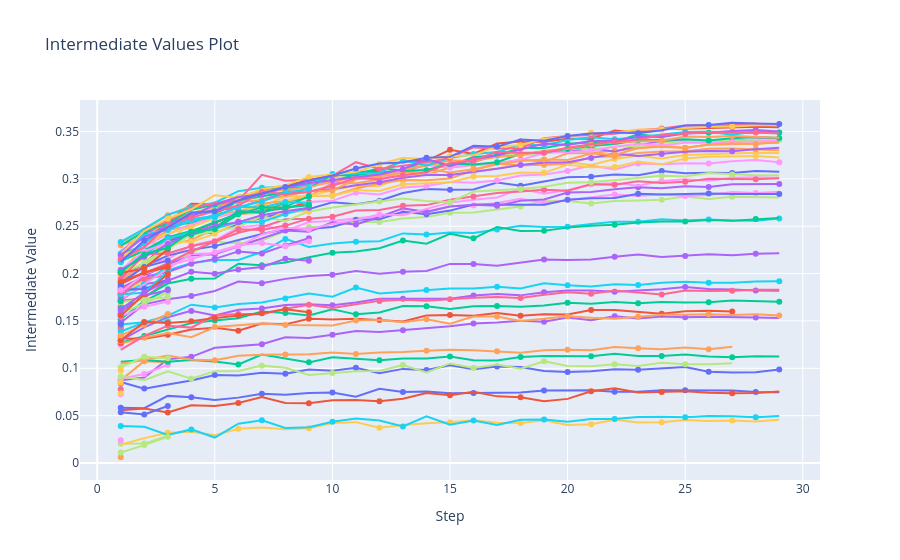

Notebook code for this chart:
### Code cell
optuna.visualization.plot_intermediate_values(study).show()

### Figure 1 — Plotly figure (JSON) as saved in the notebook; plotly's stock layout.template omitted (floating-point values rounded to 4 significant figures)
{"data": [{"marker": {"maxdisplayed": 10}, "mode": "lines+markers", "name": "Trial0", "type": "scatter", "x": [1, 2, 3, 4, 5, 6, 7, 8, 9, 10, 11, 12, 13, 14, 15, 16, 17, 18, 19, 20, 21, 22, 23, 24, 25, 26, 27, 28, 29], "y": [0.05834, 0.05789, 0.07088, 0.06956, 0.06662, 0.06903, 0.07306, 0.07203, 0.07387, 0.07447, 0.07009, 0.07842, 0.07491, 0.07557, 0.0736, 0.07381, 0.07426, 0.07444, 0.07668, 0.07641, 0.07676, 0.07524, 0.07525, 0.07671, 0.07681, 0.07651, 0.07662, 0.07505, 0.07484]}, {"marker": {"maxdisplayed": 10}, "mode": "lines+markers", "name": "Trial1", "type": "scatter", "x": [1, 2, 3, 4, 5, 6, 7, 8, 9, 10, 11, 12, 13, 14, 15, 16, 17, 18, 19, 20, 21, 22, 23, 24, 25, 26, 27, 28, 29], "y": [0.0556, 0.05752, 0.05329, 0.06105, 0.06012, 0.06336, 0.06959, 0.06341, 0.06299, 0.06627, 0.0666, 0.0651, 0.06787, 0.07398, 0.07153, 0.0751, 0.07038, 0.06945, 0.06529, 0.06771, 0.07576, 0.07885, 0.07438, 0.07493, 0.0757, 0.07431, 0.0736, 0.07399, 0.07543]}, {"marker": {"maxdisplayed": 10}, "mode": "lines+markers", "name": "Trial2", "type": "scatter", "x": [1, 2, 3, 4, 5, 6, 7, 8, 9, 10, 11, 12, 13, 14, 15, 16, 17, 18, 19, 20, 21, 22, 23, 24, 25, 26, 27, 28, 29], "y": [0.1271, 0.1341, 0.141, 0.1479, 0.1505, 0.1528, 0.1601, 0.1583, 0.1558, 0.1623, 0.1569, 0.1589, 0.1658, 0.1654, 0.1627, 0.1654, 0.1657, 0.1649, 0.1663, 0.1693, 0.1681, 0.1701, 0.1686, 0.1699, 0.1695, 0.1696, 0.1714, 0.1708, 0.1702]}, {"marker": {"maxdisplayed": 10}, "mode": "lines+markers", "name": "Trial3", "type": "scatter", "x": [1, 2, 3, 4, 5, 6, 7, 8, 9, 10, 11, 12, 13, 14, 15, 16, 17, 18, 19, 20, 21, 22, 23, 24, 25, 26, 27, 28, 29], "y": [0.08748, 0.0903, 0.1097, 0.1121, 0.1217, 0.1237, 0.1253, 0.1327, 0.1319, 0.1354, 0.1394, 0.1384, 0.1402, 0.1429, 0.1443, 0.1473, 0.1483, 0.1502, 0.1491, 0.1537, 0.1507, 0.155, 0.1527, 0.1547, 0.154, 0.1544, 0.1536, 0.1535, 0.1531]}, {"marker": {"maxdisplayed": 10}, "mode": "lines+markers", "name": "Trial4", "type": "scatter", "x": [1, 2, 3], "y": [0.08745, 0.1076, 0.1063]}, {"marker": {"maxdisplayed": 10}, "mode": "lines+markers", "name": "Trial5", "type": "scatter", "x": [1, 2, 3, 4, 5, 6, 7, 8, 9, 10, 11, 12, 13, 14, 15, 16, 17, 18, 19, 20, 21, 22, 23, 24, 25, 26, 27, 28, 29], "y": [0.1803, 0.1931, 0.2033, 0.2111, 0.2142, 0.2143, 0.2228, 0.2366, 0.228, 0.2317, 0.2335, 0.2342, 0.2424, 0.2413, 0.2434, 0.2428, 0.2465, 0.2504, 0.2492, 0.2493, 0.2524, 0.2547, 0.2548, 0.2573, 0.2561, 0.2571, 0.2561, 0.2558, 0.2581]}, {"marker": {"maxdisplayed": 10}, "mode": "lines+markers", "name": "Trial6", "type": "scatter", "x": [1], "y": [0.07785]}, {"marker": {"maxdisplayed": 10}, "mode": "lines+markers", "name": "Trial7", "type": "scatter", "x": [1, 2, 3], "y": [0.02029, 0.02052, 0.02893]}, {"marker": {"maxdisplayed": 10}, "mode": "lines+markers", "name": "Trial8", "type": "scatter", "x": [1], "y": [0.07258]}, {"marker": {"maxdisplayed": 10}, "mode": "lines+markers", "name": "Trial9", "type": "scatter", "x": [1, 2, 3, 4, 5, 6, 7, 8, 9, 10, 11, 12, 13, 14, 15, 16, 17, 18, 19, 20, 21, 22, 23, 24, 25, 26, 27, 28, 29], "y": [0.01928, 0.02628, 0.03184, 0.03301, 0.0294, 0.03616, 0.03762, 0.03576, 0.03663, 0.04222, 0.04317, 0.0372, 0.04013, 0.04208, 0.04294, 0.0451, 0.04259, 0.04221, 0.04515, 0.04024, 0.0409, 0.04573, 0.04267, 0.04301, 0.04547, 0.04444, 0.04495, 0.04382, 0.04568]}, {"marker": {"maxdisplayed": 10}, "mode": "lines+markers", "name": "Trial10", "type": "scatter", "x": [1], "y": [0.1652]}, {"marker": {"maxdisplayed": 10}, "mode": "lines+markers", "name": "Trial11", "type": "scatter", "x": [1], "y": [0.148]}, {"marker": {"maxdisplayed": 10}, "mode": "lines+markers", "name": "Trial12", "type": "scatter", "x": [1], "y": [0.1436]}, {"marker": {"maxdisplayed": 10}, "mode": "lines+markers", "name": "Trial13", "type": "scatter", "x": [1, 2, 3], "y": [0.1718, 0.1888, 0.1928]}, {"marker": {"maxdisplayed": 10}, "mode": "lines+markers", "name": "Trial14", "type": "scatter", "x": [1], "y": [0.1457]}, {"marker": {"maxdisplayed": 10}, "mode": "lines+markers", "name": "Trial15", "type": "scatter", "x": [1, 2, 3, 4, 5, 6, 7, 8, 9, 10, 11, 12, 13, 14, 15, 16, 17, 18, 19, 20, 21, 22, 23, 24, 25, 26, 27, 28, 29], "y": [0.1462, 0.1487, 0.1556, 0.1672, 0.1643, 0.1679, 0.1694, 0.1738, 0.1789, 0.1755, 0.1852, 0.1789, 0.1805, 0.1828, 0.1843, 0.1842, 0.1861, 0.1843, 0.1897, 0.1876, 0.1865, 0.1887, 0.1879, 0.1902, 0.1914, 0.1902, 0.1904, 0.1915, 0.1918]}, {"marker": {"maxdisplayed": 10}, "mode": "lines+markers", "name": "Trial16", "type": "scatter", "x": [1, 2, 3], "y": [0.1712, 0.1741, 0.1928]}, {"marker": {"maxdisplayed": 10}, "mode": "lines+markers", "name": "Trial17", "type": "scatter", "x": [1, 2, 3, 4, 5, 6, 7, 8, 9, 10, 11, 12, 13, 14, 15, 16, 17, 18, 19, 20, 21, 22, 23, 24, 25, 26, 27, 28, 29], "y": [0.1767, 0.2001, 0.2098, 0.2222, 0.2339, 0.2318, 0.235, 0.2447, 0.2492, 0.2496, 0.2547, 0.2544, 0.2581, 0.2596, 0.2642, 0.2646, 0.2677, 0.2709, 0.277, 0.2765, 0.2739, 0.2767, 0.2772, 0.2779, 0.2814, 0.2788, 0.281, 0.2804, 0.2803]}, {"marker": {"maxdisplayed": 10}, "mode": "lines+markers", "name": "Trial19", "type": "scatter", "x": [1, 2, 3, 4, 5, 6, 7, 8, 9, 10, 11, 12, 13, 14, 15, 16, 17, 18, 19, 20, 21, 22, 23, 24, 25, 26, 27, 28, 29], "y": [0.1947, 0.2098, 0.2152, 0.2298, 0.2351, 0.2488, 0.2513, 0.245, 0.2544, 0.2554, 0.2583, 0.2604, 0.2641, 0.2656, 0.2712, 0.2719, 0.2746, 0.2789, 0.2744, 0.2774, 0.2801, 0.2835, 0.2819, 0.2837, 0.2818, 0.283, 0.2862, 0.2851, 0.2863]}, {"marker": {"maxdisplayed": 10}, "mode": "lines+markers", "name": "Trial22", "type": "scatter", "x": [1, 2, 3], "y": [0.1771, 0.1933, 0.2056]}, {"marker": {"maxdisplayed": 10}, "mode": "lines+markers", "name": "Trial23", "type": "scatter", "x": [1, 2, 3, 4, 5, 6, 7, 8, 9, 10, 11, 12, 13, 14, 15, 16, 17, 18, 19, 20, 21, 22, 23, 24, 25, 26, 27, 28, 29], "y": [0.1893, 0.2079, 0.2189, 0.225, 0.229, 0.2356, 0.2418, 0.247, 0.247, 0.2493, 0.2567, 0.2572, 0.2652, 0.2627, 0.2665, 0.2729, 0.2728, 0.2727, 0.2726, 0.2779, 0.2795, 0.2798, 0.2842, 0.2835, 0.2839, 0.2845, 0.284, 0.284, 0.284]}, {"marker": {"maxdisplayed": 10}, "mode": "lines+markers", "name": "Trial24", "type": "scatter", "x": [1], "y": [0.1567]}, {"marker": {"maxdisplayed": 10}, "mode": "lines+markers", "name": "Trial25", "type": "scatter", "x": [1], "y": [0.151]}, {"marker": {"maxdisplayed": 10}, "mode": "lines+markers", "name": "Trial26", "type": "scatter", "x": [1, 2, 3, 4, 5, 6, 7, 8, 9], "y": [0.1849, 0.1966, 0.2017, 0.2105, 0.2155, 0.2234, 0.2213, 0.2297, 0.2372]}, {"marker": {"maxdisplayed": 10}, "mode": "lines+markers", "name": "Trial27", "type": "scatter", "x": [1, 2, 3, 4, 5, 6, 7, 8, 9, 10, 11, 12, 13, 14, 15, 16, 17, 18, 19, 20, 21, 22, 23, 24, 25, 26, 27, 28, 29], "y": [0.1921, 0.2119, 0.2297, 0.2355, 0.2472, 0.2629, 0.2641, 0.2739, 0.2815, 0.2955, 0.2953, 0.2994, 0.3074, 0.3042, 0.312, 0.3145, 0.316, 0.3205, 0.3179, 0.327, 0.3272, 0.3299, 0.3321, 0.3349, 0.3329, 0.336, 0.3364, 0.3373, 0.3381]}, {"marker": {"maxdisplayed": 10}, "mode": "lines+markers", "name": "Trial28", "type": "scatter", "x": [1], "y": [0.1704]}, {"marker": {"maxdisplayed": 10}, "mode": "lines+markers", "name": "Trial29", "type": "scatter", "x": [1], "y": [0.1416]}, {"marker": {"maxdisplayed": 10}, "mode": "lines+markers", "name": "Trial30", "type": "scatter", "x": [1], "y": [0.1555]}, {"marker": {"maxdisplayed": 10}, "mode": "lines+markers", "name": "Trial31", "type": "scatter", "x": [1, 2, 3], "y": [0.08895, 0.09404, 0.1037]}, {"marker": {"maxdisplayed": 10}, "mode": "lines+markers", "name": "Trial32", "type": "scatter", "x": [1, 2, 3, 4, 5, 6, 7, 8, 9, 10, 11, 12, 13, 14, 15, 16, 17, 18, 19, 20, 21, 22, 23, 24, 25, 26, 27, 28, 29], "y": [0.1978, 0.2329, 0.2306, 0.256, 0.26, 0.2648, 0.2715, 0.2809, 0.2823, 0.2879, 0.2927, 0.2922, 0.303, 0.3056, 0.3035, 0.3074, 0.3115, 0.3148, 0.3145, 0.3177, 0.3146, 0.3209, 0.3243, 0.3215, 0.3252, 0.3258, 0.3266, 0.3275, 0.3272]}, {"marker": {"maxdisplayed": 10}, "mode": "lines+markers", "name": "Trial33", "type": "scatter", "x": [1, 2, 3, 4, 5, 6, 7, 8, 9, 10, 11, 12, 13, 14, 15, 16, 17, 18, 19, 20, 21, 22, 23, 24, 25, 26, 27, 28, 29], "y": [0.2014, 0.2093, 0.2341, 0.2426, 0.2427, 0.2522, 0.2587, 0.2645, 0.268, 0.2753, 0.2731, 0.2768, 0.285, 0.2892, 0.2885, 0.2888, 0.2961, 0.2927, 0.2973, 0.3016, 0.3023, 0.3046, 0.3039, 0.3082, 0.3058, 0.3065, 0.3061, 0.3084, 0.3076]}, {"marker": {"maxdisplayed": 10}, "mode": "lines+markers", "name": "Trial34", "type": "scatter", "x": [1, 2, 3, 4, 5, 6, 7, 8, 9], "y": [0.2017, 0.2224, 0.2367, 0.2442, 0.2533, 0.2641, 0.2662, 0.2687, 0.2752]}, {"marker": {"maxdisplayed": 10}, "mode": "lines+markers", "name": "Trial35", "type": "scatter", "x": [1, 2, 3, 4, 5, 6, 7, 8, 9], "y": [0.2013, 0.2221, 0.2385, 0.2449, 0.2542, 0.2633, 0.2671, 0.2747, 0.281]}, {"marker": {"maxdisplayed": 10}, "mode": "lines+markers", "name": "Trial36", "type": "scatter", "x": [1, 2, 3, 4, 5, 6, 7, 8, 9, 10, 11, 12, 13, 14, 15, 16, 17, 18, 19, 20, 21, 22, 23, 24, 25, 26, 27, 28, 29], "y": [0.1804, 0.1975, 0.2098, 0.2191, 0.2204, 0.2288, 0.2373, 0.2453, 0.2442, 0.2541, 0.2519, 0.2597, 0.2688, 0.2651, 0.2707, 0.2728, 0.2715, 0.2767, 0.2781, 0.2855, 0.286, 0.289, 0.2912, 0.2901, 0.2922, 0.2913, 0.2943, 0.2942, 0.2945]}, {"marker": {"maxdisplayed": 10}, "mode": "lines+markers", "name": "Trial37", "type": "scatter", "x": [1], "y": [0.1653]}, {"marker": {"maxdisplayed": 10}, "mode": "lines+markers", "name": "Trial38", "type": "scatter", "x": [1, 2, 3], "y": [0.1781, 0.189, 0.2085]}, {"marker": {"maxdisplayed": 10}, "mode": "lines+markers", "name": "Trial39", "type": "scatter", "x": [1, 2, 3], "y": [0.1836, 0.1946, 0.1984]}, {"marker": {"maxdisplayed": 10}, "mode": "lines+markers", "name": "Trial40", "type": "scatter", "x": [1, 2, 3], "y": [0.1988, 0.2115, 0.2276]}, {"marker": {"maxdisplayed": 10}, "mode": "lines+markers", "name": "Trial41", "type": "scatter", "x": [1, 2, 3, 4, 5, 6, 7, 8, 9, 10, 11, 12, 13, 14, 15, 16, 17, 18, 19, 20, 21, 22, 23, 24, 25, 26, 27, 28, 29], "y": [0.1724, 0.1891, 0.2051, 0.2206, 0.2213, 0.2289, 0.241, 0.2484, 0.2468, 0.2524, 0.2566, 0.2624, 0.2617, 0.2683, 0.2749, 0.278, 0.2803, 0.2894, 0.2843, 0.2881, 0.2943, 0.2955, 0.2928, 0.2977, 0.2994, 0.2979, 0.3013, 0.3016, 0.3011]}, {"marker": {"maxdisplayed": 10}, "mode": "lines+markers", "name": "Trial42", "type": "scatter", "x": [1], "y": [0.1768]}, {"marker": {"maxdisplayed": 10}, "mode": "lines+markers", "name": "Trial43", "type": "scatter", "x": [1, 2, 3], "y": [0.1828, 0.1838, 0.1935]}, {"marker": {"maxdisplayed": 10}, "mode": "lines+markers", "name": "Trial45", "type": "scatter", "x": [1, 2, 3, 4, 5, 6, 7, 8, 9, 10, 11, 12, 13, 14, 15, 16, 17, 18, 19, 20, 21, 22, 23, 24, 25, 26, 27], "y": [0.1315, 0.1312, 0.1355, 0.1409, 0.1429, 0.1396, 0.1473, 0.1464, 0.1522, 0.1515, 0.1522, 0.151, 0.1495, 0.1556, 0.1564, 0.1556, 0.1582, 0.1554, 0.1571, 0.1568, 0.1615, 0.1615, 0.1593, 0.1576, 0.1601, 0.1607, 0.1599]}, {"marker": {"maxdisplayed": 10}, "mode": "lines+markers", "name": "Trial46", "type": "scatter", "x": [1, 2, 3], "y": [0.1517, 0.171, 0.1834]}, {"marker": {"maxdisplayed": 10}, "mode": "lines+markers", "name": "Trial47", "type": "scatter", "x": [1, 2, 3, 4, 5, 6, 7, 8, 9, 10, 11, 12, 13, 14, 15, 16, 17, 18, 19, 20, 21, 22, 23, 24, 25, 26, 27, 28, 29], "y": [0.2239, 0.24, 0.252, 0.2641, 0.2685, 0.2797, 0.284, 0.29, 0.2993, 0.2949, 0.3057, 0.3068, 0.3068, 0.3155, 0.3143, 0.3177, 0.3254, 0.3261, 0.3283, 0.3283, 0.3324, 0.3285, 0.3353, 0.3399, 0.34, 0.3403, 0.3402, 0.3417, 0.3431]}, {"marker": {"maxdisplayed": 10}, "mode": "lines+markers", "name": "Trial48", "type": "scatter", "x": [1], "y": [0.006096]}, {"marker": {"maxdisplayed": 10}, "mode": "lines+markers", "name": "Trial49", "type": "scatter", "x": [1, 2, 3], "y": [0.1783, 0.1798, 0.2024]}, {"marker": {"maxdisplayed": 10}, "mode": "lines+markers", "name": "Trial50", "type": "scatter", "x": [1], "y": [0.1253]}, {"marker": {"maxdisplayed": 10}, "mode": "lines+markers", "name": "Trial51", "type": "scatter", "x": [1, 2, 3, 4, 5, 6, 7, 8, 9, 10, 11, 12, 13, 14, 15, 16, 17, 18, 19, 20, 21, 22, 23, 24, 25, 26, 27, 28, 29], "y": [0.2327, 0.2427, 0.2472, 0.2626, 0.2691, 0.2828, 0.2846, 0.2909, 0.2921, 0.3017, 0.3018, 0.3047, 0.3084, 0.3164, 0.3143, 0.3193, 0.3253, 0.3252, 0.3256, 0.3328, 0.3309, 0.3338, 0.3344, 0.3377, 0.3396, 0.3402, 0.3399, 0.3414, 0.3411]}, {"marker": {"maxdisplayed": 10}, "mode": "lines+markers", "name": "Trial53", "type": "scatter", "x": [1, 2, 3, 4, 5, 6, 7, 8, 9, 10, 11, 12, 13, 14, 15, 16, 17, 18, 19, 20, 21, 22, 23, 24, 25, 26, 27, 28, 29], "y": [0.224, 0.2411, 0.2539, 0.2683, 0.2733, 0.2804, 0.2861, 0.285, 0.2939, 0.2955, 0.3046, 0.2992, 0.3088, 0.3145, 0.3118, 0.3151, 0.3168, 0.32, 0.3274, 0.3283, 0.3293, 0.334, 0.3371, 0.3352, 0.3382, 0.338, 0.3392, 0.3394, 0.3404]}, {"marker": {"maxdisplayed": 10}, "mode": "lines+markers", "name": "Trial54", "type": "scatter", "x": [1], "y": [0.1284]}, {"marker": {"maxdisplayed": 10}, "mode": "lines+markers", "name": "Trial55", "type": "scatter", "x": [1], "y": [0.1569]}, {"marker": {"maxdisplayed": 10}, "mode": "lines+markers", "name": "Trial56", "type": "scatter", "x": [1, 2, 3, 4, 5, 6, 7, 8, 9, 10, 11, 12, 13, 14, 15, 16, 17, 18, 19, 20, 21, 22, 23, 24, 25, 26, 27, 28, 29], "y": [0.2198, 0.245, 0.2544, 0.2738, 0.2732, 0.2783, 0.2881, 0.2927, 0.2986, 0.303, 0.3069, 0.3086, 0.3189, 0.319, 0.3306, 0.3263, 0.3373, 0.3394, 0.3391, 0.3423, 0.3424, 0.3511, 0.3489, 0.3524, 0.3532, 0.354, 0.3547, 0.3551, 0.3544]}, {"marker": {"maxdisplayed": 10}, "mode": "lines+markers", "name": "Trial57", "type": "scatter", "x": [1, 2, 3, 4, 5, 6, 7, 8, 9, 10, 11, 12, 13, 14, 15, 16, 17, 18, 19, 20, 21, 22, 23, 24, 25, 26, 27, 28, 29], "y": [0.2212, 0.2291, 0.2518, 0.2533, 0.2625, 0.2767, 0.2815, 0.2855, 0.2998, 0.2969, 0.305, 0.3112, 0.3089, 0.3196, 0.3135, 0.323, 0.3247, 0.3326, 0.3326, 0.337, 0.3384, 0.3392, 0.3468, 0.3445, 0.3493, 0.3485, 0.3488, 0.3488, 0.349]}, {"marker": {"maxdisplayed": 10}, "mode": "lines+markers", "name": "Trial59", "type": "scatter", "x": [1, 2, 3, 4, 5, 6, 7, 8, 9, 10, 11, 12, 13, 14, 15, 16, 17, 18, 19, 20, 21, 22, 23, 24, 25, 26, 27, 28, 29], "y": [0.1295, 0.1432, 0.154, 0.1606, 0.1557, 0.1617, 0.1632, 0.1668, 0.1677, 0.1665, 0.1695, 0.1734, 0.1734, 0.1736, 0.1734, 0.1768, 0.1785, 0.177, 0.1802, 0.1822, 0.1822, 0.1809, 0.1821, 0.1835, 0.1857, 0.1837, 0.1832, 0.182, 0.1817]}, {"marker": {"maxdisplayed": 10}, "mode": "lines+markers", "name": "Trial60", "type": "scatter", "x": [1, 2, 3, 4, 5, 6, 7, 8, 9, 10, 11, 12, 13, 14, 15, 16, 17, 18, 19, 20, 21, 22, 23, 24, 25, 26, 27, 28, 29], "y": [0.126, 0.1322, 0.1372, 0.1328, 0.1435, 0.1452, 0.1474, 0.1457, 0.1453, 0.1452, 0.1505, 0.151, 0.1487, 0.1517, 0.147, 0.1547, 0.1546, 0.1499, 0.1522, 0.1551, 0.1534, 0.1523, 0.1545, 0.1564, 0.1564, 0.157, 0.1563, 0.1572, 0.1557]}, {"marker": {"maxdisplayed": 10}, "mode": "lines+markers", "name": "Trial61", "type": "scatter", "x": [1, 2, 3, 4, 5, 6, 7, 8, 9, 10, 11, 12, 13, 14, 15, 16, 17, 18, 19, 20, 21, 22, 23, 24, 25, 26, 27, 28, 29], "y": [0.03908, 0.03829, 0.02956, 0.03549, 0.02688, 0.0415, 0.04523, 0.03699, 0.03772, 0.04347, 0.0471, 0.04489, 0.03869, 0.04919, 0.04042, 0.04486, 0.0401, 0.04572, 0.04585, 0.04358, 0.04659, 0.04646, 0.04847, 0.04888, 0.04829, 0.04959, 0.04928, 0.04839, 0.04954]}, {"marker": {"maxdisplayed": 10}, "mode": "lines+markers", "name": "Trial62", "type": "scatter", "x": [1, 2, 3, 4, 5, 6, 7, 8, 9, 10, 11, 12, 13, 14, 15, 16, 17, 18, 19, 20, 21, 22, 23, 24, 25, 26, 27, 28, 29], "y": [0.1193, 0.1341, 0.145, 0.1429, 0.156, 0.1574, 0.1569, 0.1628, 0.167, 0.1636, 0.1676, 0.1712, 0.1725, 0.1713, 0.173, 0.1746, 0.1751, 0.1743, 0.1777, 0.1803, 0.1788, 0.1822, 0.1801, 0.1779, 0.1822, 0.1816, 0.1819, 0.1829, 0.183]}, {"marker": {"maxdisplayed": 10}, "mode": "lines+markers", "name": "Trial63", "type": "scatter", "x": [1, 2, 3], "y": [0.01118, 0.0189, 0.02778]}, {"marker": {"maxdisplayed": 10}, "mode": "lines+markers", "name": "Trial64", "type": "scatter", "x": [1], "y": [0.02403]}, {"marker": {"maxdisplayed": 10}, "mode": "lines+markers", "name": "Trial65", "type": "scatter", "x": [1], "y": [0.07367]}, {"marker": {"maxdisplayed": 10}, "mode": "lines+markers", "name": "Trial66", "type": "scatter", "x": [1, 2, 3, 4, 5, 6, 7, 8, 9, 10, 11, 12, 13, 14, 15, 16, 17, 18, 19, 20, 21, 22, 23, 24, 25, 26, 27, 28, 29], "y": [0.08554, 0.07855, 0.08296, 0.08703, 0.093, 0.09246, 0.09532, 0.09435, 0.09874, 0.09745, 0.1006, 0.09487, 0.09938, 0.09814, 0.1031, 0.09901, 0.1018, 0.1015, 0.0971, 0.09602, 0.09694, 0.0989, 0.09858, 0.09984, 0.1013, 0.0963, 0.09562, 0.09591, 0.09885]}, {"marker": {"maxdisplayed": 10}, "mode": "lines+markers", "name": "Trial67", "type": "scatter", "x": [1], "y": [0.08391]}, {"marker": {"maxdisplayed": 10}, "mode": "lines+markers", "name": "Trial68", "type": "scatter", "x": [1, 2, 3, 4, 5, 6, 7, 8, 9, 10, 11, 12, 13, 14, 15, 16, 17, 18, 19, 20, 21, 22, 23, 24, 25, 26, 27, 28, 29], "y": [0.1068, 0.1088, 0.107, 0.1088, 0.1071, 0.1041, 0.1145, 0.1105, 0.1063, 0.1116, 0.1104, 0.1086, 0.1105, 0.1104, 0.1126, 0.1084, 0.1081, 0.1118, 0.1129, 0.1132, 0.1128, 0.1154, 0.1131, 0.113, 0.1145, 0.1126, 0.1118, 0.1128, 0.1124]}, {"marker": {"maxdisplayed": 10}, "mode": "lines+markers", "name": "Trial69", "type": "scatter", "x": [1, 2, 3, 4, 5, 6, 7, 8, 9, 10, 11, 12, 13, 14, 15, 16, 17, 18, 19, 20, 21, 22, 23, 24, 25, 26, 27, 28, 29], "y": [0.1481, 0.1675, 0.1729, 0.1764, 0.1817, 0.1917, 0.1898, 0.1944, 0.1975, 0.1988, 0.2028, 0.1998, 0.2019, 0.2028, 0.2102, 0.2101, 0.2082, 0.2111, 0.2148, 0.2144, 0.2149, 0.2177, 0.2201, 0.2176, 0.2186, 0.2203, 0.2194, 0.2209, 0.2214]}, {"marker": {"maxdisplayed": 10}, "mode": "lines+markers", "name": "Trial72", "type": "scatter", "x": [1, 2, 3], "y": [0.1344, 0.1459, 0.1574]}, {"marker": {"maxdisplayed": 10}, "mode": "lines+markers", "name": "Trial73", "type": "scatter", "x": [1, 2, 3], "y": [0.1389, 0.1483, 0.1496]}, {"marker": {"maxdisplayed": 10}, "mode": "lines+markers", "name": "Trial74", "type": "scatter", "x": [1, 2, 3, 4, 5, 6, 7, 8, 9, 10, 11, 12, 13, 14, 15, 16, 17, 18, 19, 20, 21, 22, 23, 24, 25, 26, 27, 28, 29], "y": [0.1755, 0.2003, 0.211, 0.2236, 0.2337, 0.2431, 0.2489, 0.2572, 0.2578, 0.2599, 0.2667, 0.2671, 0.2715, 0.2723, 0.2779, 0.2812, 0.2851, 0.2867, 0.2884, 0.2874, 0.2943, 0.2939, 0.2974, 0.2955, 0.297, 0.3002, 0.3001, 0.2995, 0.3006]}, {"marker": {"maxdisplayed": 10}, "mode": "lines+markers", "name": "Trial75", "type": "scatter", "x": [1, 2, 3, 4, 5, 6, 7, 8, 9, 10, 11, 12, 13, 14, 15, 16, 17, 18, 19, 20, 21, 22, 23, 24, 25, 26, 27, 28, 29], "y": [0.2037, 0.209, 0.2261, 0.2408, 0.2441, 0.2497, 0.2605, 0.2553, 0.2656, 0.2696, 0.2728, 0.276, 0.2792, 0.2766, 0.2753, 0.2865, 0.2879, 0.2892, 0.2915, 0.296, 0.2965, 0.2985, 0.301, 0.3034, 0.3024, 0.3063, 0.3047, 0.3039, 0.3038]}, {"marker": {"maxdisplayed": 10}, "mode": "lines+markers", "name": "Trial76", "type": "scatter", "x": [1, 2, 3, 4, 5, 6, 7, 8, 9], "y": [0.1801, 0.1997, 0.2082, 0.2152, 0.2224, 0.2298, 0.2321, 0.2289, 0.2339]}, {"marker": {"maxdisplayed": 10}, "mode": "lines+markers", "name": "Trial77", "type": "scatter", "x": [1, 2, 3, 4, 5, 6, 7, 8, 9], "y": [0.1983, 0.2174, 0.2328, 0.2336, 0.2419, 0.2553, 0.2546, 0.2658, 0.2655]}, {"marker": {"maxdisplayed": 10}, "mode": "lines+markers", "name": "Trial78", "type": "scatter", "x": [1], "y": [0.1328]}, {"marker": {"maxdisplayed": 10}, "mode": "lines+markers", "name": "Trial79", "type": "scatter", "x": [1, 2, 3], "y": [0.1888, 0.201, 0.2064]}, {"marker": {"maxdisplayed": 10}, "mode": "lines+markers", "name": "Trial80", "type": "scatter", "x": [1], "y": [0.1781]}, {"marker": {"maxdisplayed": 10}, "mode": "lines+markers", "name": "Trial81", "type": "scatter", "x": [1], "y": [0.1729]}, {"marker": {"maxdisplayed": 10}, "mode": "lines+markers", "name": "Trial82", "type": "scatter", "x": [1, 2, 3, 4, 5, 6, 7, 8, 9, 10, 11, 12, 13, 14, 15, 16, 17, 18, 19, 20, 21, 22, 23, 24, 25, 26, 27, 28, 29], "y": [0.2138, 0.228, 0.2459, 0.2503, 0.2632, 0.2654, 0.2738, 0.2766, 0.2818, 0.2821, 0.2897, 0.2951, 0.2987, 0.2985, 0.3002, 0.3089, 0.3161, 0.314, 0.3152, 0.3157, 0.323, 0.3235, 0.3273, 0.3288, 0.3291, 0.3318, 0.3321, 0.3315, 0.3303]}, {"marker": {"maxdisplayed": 10}, "mode": "lines+markers", "name": "Trial83", "type": "scatter", "x": [1], "y": [0.1781]}, {"marker": {"maxdisplayed": 10}, "mode": "lines+markers", "name": "Trial84", "type": "scatter", "x": [1, 2, 3, 4, 5, 6, 7, 8, 9], "y": [0.1943, 0.2205, 0.2212, 0.2288, 0.234, 0.2468, 0.246, 0.2506, 0.258]}, {"marker": {"maxdisplayed": 10}, "mode": "lines+markers", "name": "Trial85", "type": "scatter", "x": [1, 2, 3], "y": [0.1584, 0.1683, 0.1801]}, {"marker": {"maxdisplayed": 10}, "mode": "lines+markers", "name": "Trial86", "type": "scatter", "x": [1, 2, 3, 4, 5, 6, 7, 8, 9, 10, 11, 12, 13, 14, 15, 16, 17, 18, 19, 20, 21, 22, 23, 24, 25, 26, 27, 28, 29], "y": [0.2185, 0.2284, 0.2415, 0.2519, 0.2588, 0.265, 0.2684, 0.276, 0.2755, 0.2768, 0.2852, 0.2835, 0.2908, 0.2924, 0.2967, 0.2959, 0.2983, 0.3035, 0.3047, 0.3082, 0.3139, 0.3099, 0.3162, 0.3153, 0.3164, 0.3163, 0.3187, 0.3199, 0.3176]}, {"marker": {"maxdisplayed": 10}, "mode": "lines+markers", "name": "Trial87", "type": "scatter", "x": [1, 2, 3, 4, 5, 6, 7, 8, 9, 10, 11, 12, 13, 14, 15, 16, 17, 18, 19, 20, 21, 22, 23, 24, 25, 26, 27, 28, 29], "y": [0.2175, 0.2313, 0.2425, 0.2487, 0.2586, 0.2703, 0.2678, 0.2769, 0.2824, 0.2822, 0.2883, 0.2872, 0.2943, 0.2956, 0.2965, 0.3025, 0.3031, 0.3068, 0.3063, 0.315, 0.3123, 0.3125, 0.3181, 0.3153, 0.3215, 0.3234, 0.3234, 0.324, 0.3226]}, {"marker": {"maxdisplayed": 10}, "mode": "lines+markers", "name": "Trial88", "type": "scatter", "x": [1, 2, 3], "y": [0.1904, 0.2069, 0.2137]}, {"marker": {"maxdisplayed": 10}, "mode": "lines+markers", "name": "Trial89", "type": "scatter", "x": [1, 2, 3], "y": [0.1912, 0.2013, 0.2082]}, {"marker": {"maxdisplayed": 10}, "mode": "lines+markers", "name": "Trial90", "type": "scatter", "x": [1, 2, 3, 4, 5, 6, 7, 8, 9], "y": [0.2129, 0.2245, 0.2382, 0.2409, 0.2482, 0.2659, 0.2645, 0.2704, 0.2818]}, {"marker": {"maxdisplayed": 10}, "mode": "lines+markers", "name": "Trial91", "type": "scatter", "x": [1, 2, 3, 4, 5, 6, 7, 8, 9, 10, 11, 12, 13, 14, 15, 16, 17, 18, 19, 20, 21, 22, 23, 24, 25, 26, 27, 28, 29], "y": [0.222, 0.2437, 0.2484, 0.2618, 0.2671, 0.2692, 0.2778, 0.2851, 0.287, 0.2892, 0.2932, 0.2963, 0.3011, 0.304, 0.3039, 0.3069, 0.3106, 0.3145, 0.3171, 0.3176, 0.322, 0.3268, 0.324, 0.3263, 0.3285, 0.3295, 0.3292, 0.3312, 0.3328]}, {"marker": {"maxdisplayed": 10}, "mode": "lines+markers", "name": "Trial92", "type": "scatter", "x": [1, 2, 3, 4, 5, 6, 7, 8, 9, 10, 11, 12, 13, 14, 15, 16, 17, 18, 19, 20, 21, 22, 23, 24, 25, 26, 27, 28, 29], "y": [0.2298, 0.2378, 0.2554, 0.2631, 0.271, 0.2754, 0.2775, 0.2822, 0.2869, 0.2876, 0.2995, 0.3026, 0.3061, 0.3106, 0.3068, 0.3101, 0.3151, 0.3189, 0.3205, 0.32, 0.3267, 0.3251, 0.3326, 0.334, 0.3327, 0.3362, 0.3377, 0.3367, 0.3391]}, {"marker": {"maxdisplayed": 10}, "mode": "lines+markers", "name": "Trial93", "type": "scatter", "x": [1, 2, 3, 4, 5, 6, 7, 8, 9], "y": [0.2213, 0.241, 0.2461, 0.2557, 0.2598, 0.2704, 0.2698, 0.2755, 0.2738]}, {"marker": {"maxdisplayed": 10}, "mode": "lines+markers", "name": "Trial94", "type": "scatter", "x": [1], "y": [0.1824]}, {"marker": {"maxdisplayed": 10}, "mode": "lines+markers", "name": "Trial95", "type": "scatter", "x": [1, 2, 3, 4, 5, 6, 7, 8, 9, 10, 11, 12, 13, 14, 15, 16, 17, 18, 19, 20, 21, 22, 23, 24, 25, 26, 27], "y": [0.09135, 0.08754, 0.09681, 0.08903, 0.09699, 0.09721, 0.1028, 0.1005, 0.09295, 0.09498, 0.09694, 0.09724, 0.1034, 0.09552, 0.1051, 0.1003, 0.1039, 0.09949, 0.1073, 0.1025, 0.1022, 0.1043, 0.1025, 0.1059, 0.1043, 0.1044, 0.1052]}, {"marker": {"maxdisplayed": 10}, "mode": "lines+markers", "name": "Trial97", "type": "scatter", "x": [1], "y": [0.1247]}, {"marker": {"maxdisplayed": 10}, "mode": "lines+markers", "name": "Trial98", "type": "scatter", "x": [1], "y": [0.08481]}, {"marker": {"maxdisplayed": 10}, "mode": "lines+markers", "name": "Trial99", "type": "scatter", "x": [1], "y": [0.1865]}, {"marker": {"maxdisplayed": 10}, "mode": "lines+markers", "name": "Trial103", "type": "scatter", "x": [1], "y": [0.1266]}, {"marker": {"maxdisplayed": 10}, "mode": "lines+markers", "name": "Trial104", "type": "scatter", "x": [1, 2, 3, 4, 5, 6, 7, 8, 9, 10, 11, 12, 13, 14, 15, 16, 17, 18, 19, 20, 21, 22, 23, 24, 25, 26, 27, 28, 29], "y": [0.1635, 0.1754, 0.1895, 0.1945, 0.1947, 0.2103, 0.2088, 0.2118, 0.2171, 0.2221, 0.2234, 0.2268, 0.235, 0.2316, 0.242, 0.2372, 0.2492, 0.245, 0.2452, 0.2485, 0.2504, 0.2515, 0.254, 0.255, 0.2551, 0.2565, 0.2557, 0.2575, 0.2586]}, {"marker": {"maxdisplayed": 10}, "mode": "lines+markers", "name": "Trial105", "type": "scatter", "x": [1, 2, 3], "y": [0.1597, 0.1769, 0.1823]}, {"marker": {"maxdisplayed": 10}, "mode": "lines+markers", "name": "Trial106", "type": "scatter", "x": [1, 2, 3, 4, 5, 6, 7, 8, 9, 10, 11, 12, 13, 14, 15, 16, 17, 18, 19, 20, 21, 22, 23, 24, 25, 26, 27], "y": [0.1049, 0.1086, 0.1135, 0.109, 0.1084, 0.1132, 0.1144, 0.1147, 0.1147, 0.1166, 0.115, 0.1167, 0.1172, 0.1186, 0.1195, 0.119, 0.118, 0.1163, 0.119, 0.1196, 0.119, 0.1225, 0.1213, 0.1201, 0.1219, 0.1201, 0.1228]}, {"marker": {"maxdisplayed": 10}, "mode": "lines+markers", "name": "Trial107", "type": "scatter", "x": [1, 2, 3, 4, 5, 6, 7, 8, 9], "y": [0.2038, 0.2195, 0.2369, 0.2438, 0.2472, 0.2547, 0.2544, 0.2629, 0.2695]}, {"marker": {"maxdisplayed": 10}, "mode": "lines+markers", "name": "Trial108", "type": "scatter", "x": [1], "y": [0.1808]}, {"marker": {"maxdisplayed": 10}, "mode": "lines+markers", "name": "Trial109", "type": "scatter", "x": [1], "y": [0.1306]}, {"marker": {"maxdisplayed": 10}, "mode": "lines+markers", "name": "Trial113", "type": "scatter", "x": [1, 2, 3], "y": [0.204, 0.2236, 0.2324]}, {"marker": {"maxdisplayed": 10}, "mode": "lines+markers", "name": "Trial114", "type": "scatter", "x": [1], "y": [0.1327]}, {"marker": {"maxdisplayed": 10}, "mode": "lines+markers", "name": "Trial115", "type": "scatter", "x": [1], "y": [0.1464]}, {"marker": {"maxdisplayed": 10}, "mode": "lines+markers", "name": "Trial116", "type": "scatter", "x": [1, 2, 3], "y": [0.2007, 0.2055, 0.2255]}, {"marker": {"maxdisplayed": 10}, "mode": "lines+markers", "name": "Trial117", "type": "scatter", "x": [1, 2, 3, 4, 5, 6, 7, 8, 9, 10, 11, 12, 13, 14, 15, 16, 17, 18, 19, 20, 21, 22, 23, 24, 25, 26, 27, 28, 29], "y": [0.2296, 0.2446, 0.2529, 0.2672, 0.2729, 0.2779, 0.2858, 0.2905, 0.2905, 0.3042, 0.3041, 0.307, 0.3085, 0.3092, 0.3163, 0.3152, 0.3174, 0.3264, 0.3281, 0.3316, 0.3345, 0.3369, 0.3408, 0.341, 0.3417, 0.3406, 0.3428, 0.3441, 0.3431]}, {"marker": {"maxdisplayed": 10}, "mode": "lines+markers", "name": "Trial118", "type": "scatter", "x": [1, 2, 3, 4, 5, 6, 7, 8, 9], "y": [0.2039, 0.2177, 0.2312, 0.2428, 0.2504, 0.2543, 0.2615, 0.2658, 0.2695]}, {"marker": {"maxdisplayed": 10}, "mode": "lines+markers", "name": "Trial121", "type": "scatter", "x": [1, 2, 3, 4, 5, 6, 7, 8, 9, 10, 11, 12, 13, 14, 15, 16, 17, 18, 19, 20, 21, 22, 23, 24, 25, 26, 27, 28, 29], "y": [0.2335, 0.2469, 0.2617, 0.2712, 0.274, 0.2799, 0.2875, 0.2882, 0.291, 0.2975, 0.3016, 0.3031, 0.3099, 0.3137, 0.3193, 0.3188, 0.3234, 0.3249, 0.3296, 0.3317, 0.3362, 0.3387, 0.3395, 0.3403, 0.3446, 0.3441, 0.3453, 0.3443, 0.3432]}, {"marker": {"maxdisplayed": 10}, "mode": "lines+markers", "name": "Trial122", "type": "scatter", "x": [1, 2, 3, 4, 5, 6, 7, 8, 9, 10, 11, 12, 13, 14, 15, 16, 17, 18, 19, 20, 21, 22, 23, 24, 25, 26, 27, 28, 29], "y": [0.2332, 0.2472, 0.2622, 0.27, 0.2748, 0.287, 0.2905, 0.2915, 0.294, 0.3052, 0.3055, 0.3062, 0.3196, 0.3142, 0.3219, 0.3262, 0.3284, 0.336, 0.3356, 0.341, 0.3439, 0.3417, 0.344, 0.3464, 0.3494, 0.3496, 0.3467, 0.3501, 0.349]}, {"marker": {"maxdisplayed": 10}, "mode": "lines+markers", "name": "Trial123", "type": "scatter", "x": [1, 2, 3, 4, 5, 6, 7, 8, 9, 10, 11, 12, 13, 14, 15, 16, 17, 18, 19, 20, 21, 22, 23, 24, 25, 26, 27, 28, 29], "y": [0.2175, 0.246, 0.2553, 0.2695, 0.2742, 0.2769, 0.3042, 0.2979, 0.299, 0.3032, 0.3176, 0.3104, 0.314, 0.3174, 0.322, 0.3332, 0.3321, 0.3323, 0.3429, 0.3452, 0.3464, 0.3476, 0.3513, 0.3531, 0.3564, 0.3568, 0.357, 0.3584, 0.3571]}, {"marker": {"maxdisplayed": 10}, "mode": "lines+markers", "name": "Trial124", "type": "scatter", "x": [1, 2, 3], "y": [0.17, 0.1728, 0.1749]}, {"marker": {"maxdisplayed": 10}, "mode": "lines+markers", "name": "Trial125", "type": "scatter", "x": [1, 2, 3], "y": [0.1547, 0.165, 0.1704]}, {"marker": {"maxdisplayed": 10}, "mode": "lines+markers", "name": "Trial126", "type": "scatter", "x": [1, 2, 3, 4, 5, 6, 7, 8, 9, 10, 11, 12, 13, 14, 15, 16, 17, 18, 19, 20, 21, 22, 23, 24, 25, 26, 27, 28, 29], "y": [0.2208, 0.2448, 0.2579, 0.2679, 0.2827, 0.2801, 0.2891, 0.2933, 0.3021, 0.3046, 0.3071, 0.3156, 0.3219, 0.3211, 0.3239, 0.3248, 0.3345, 0.3354, 0.3422, 0.3444, 0.3486, 0.3487, 0.3521, 0.3524, 0.3535, 0.3551, 0.3553, 0.3566, 0.3565]}, {"marker": {"maxdisplayed": 10}, "mode": "lines+markers", "name": "Trial127", "type": "scatter", "x": [1, 2, 3], "y": [0.05363, 0.05128, 0.06018]}, {"marker": {"maxdisplayed": 10}, "mode": "lines+markers", "name": "Trial128", "type": "scatter", "x": [1, 2, 3], "y": [0.1554, 0.1783, 0.1996]}, {"marker": {"maxdisplayed": 10}, "mode": "lines+markers", "name": "Trial129", "type": "scatter", "x": [1], "y": [0.1707]}, {"marker": {"maxdisplayed": 10}, "mode": "lines+markers", "name": "Trial130", "type": "scatter", "x": [1, 2, 3, 4, 5, 6, 7, 8, 9, 10, 11, 12, 13, 14, 15, 16, 17, 18, 19, 20, 21, 22, 23, 24, 25, 26, 27, 28, 29], "y": [0.2193, 0.2387, 0.247, 0.26, 0.273, 0.2807, 0.2836, 0.291, 0.2955, 0.2989, 0.3017, 0.3046, 0.3104, 0.3209, 0.3135, 0.3206, 0.3246, 0.3305, 0.3372, 0.3358, 0.3402, 0.3399, 0.3444, 0.3441, 0.3478, 0.3487, 0.3506, 0.3514, 0.3499]}, {"marker": {"maxdisplayed": 10}, "mode": "lines+markers", "name": "Trial136", "type": "scatter", "x": [1], "y": [0.1286]}, {"marker": {"maxdisplayed": 10}, "mode": "lines+markers", "name": "Trial137", "type": "scatter", "x": [1, 2, 3, 4, 5, 6, 7, 8, 9], "y": [0.2118, 0.2321, 0.2494, 0.2576, 0.2609, 0.2702, 0.276, 0.2851, 0.2895]}, {"marker": {"maxdisplayed": 10}, "mode": "lines+markers", "name": "Trial144", "type": "scatter", "x": [1, 2, 3, 4, 5, 6, 7, 8, 9, 10, 11, 12, 13, 14, 15, 16, 17, 18, 19, 20, 21, 22, 23, 24, 25, 26, 27, 28, 29], "y": [0.215, 0.2278, 0.2509, 0.259, 0.2658, 0.2719, 0.2861, 0.2836, 0.2862, 0.2927, 0.3008, 0.2996, 0.3039, 0.307, 0.3166, 0.3195, 0.3286, 0.3275, 0.3276, 0.3327, 0.3365, 0.3391, 0.3415, 0.3463, 0.3477, 0.3495, 0.3486, 0.3488, 0.3478]}, {"marker": {"maxdisplayed": 10}, "mode": "lines+markers", "name": "Trial145", "type": "scatter", "x": [1, 2, 3], "y": [0.1011, 0.1121, 0.1106]}, {"marker": {"maxdisplayed": 10}, "mode": "lines+markers", "name": "Trial148", "type": "scatter", "x": [1], "y": [0.1828]}, {"marker": {"maxdisplayed": 10}, "mode": "lines+markers", "name": "Trial149", "type": "scatter", "x": [1], "y": [0.09759]}, {"marker": {"maxdisplayed": 10}, "mode": "lines+markers", "name": "Trial156", "type": "scatter", "x": [1, 2, 3, 4, 5, 6, 7, 8, 9, 10, 11, 12, 13, 14, 15, 16, 17, 18, 19, 20, 21, 22, 23, 24, 25, 26, 27, 28, 29], "y": [0.2122, 0.235, 0.2488, 0.2642, 0.2659, 0.2774, 0.2845, 0.2913, 0.2982, 0.3035, 0.311, 0.3161, 0.3173, 0.3223, 0.3232, 0.3349, 0.334, 0.3416, 0.3403, 0.3452, 0.3478, 0.349, 0.3481, 0.3512, 0.3563, 0.3567, 0.3592, 0.3583, 0.358]}, {"marker": {"maxdisplayed": 10}, "mode": "lines+markers", "name": "Trial157", "type": "scatter", "x": [1, 2, 3, 4, 5, 6, 7, 8, 9], "y": [0.1295, 0.1489, 0.1479, 0.1496, 0.1532, 0.1557, 0.1581, 0.1623, 0.1592]}, {"marker": {"maxdisplayed": 10}, "mode": "lines+markers", "name": "Trial158", "type": "scatter", "x": [1, 2, 3, 4, 5, 6, 7, 8, 9], "y": [0.2013, 0.2205, 0.2273, 0.2442, 0.2469, 0.2625, 0.2699, 0.2696, 0.2722]}, {"marker": {"maxdisplayed": 10}, "mode": "lines+markers", "name": "Trial168", "type": "scatter", "x": [1, 2, 3, 4, 5, 6, 7, 8, 9], "y": [0.1623, 0.18, 0.1926, 0.2019, 0.1999, 0.2044, 0.207, 0.2156, 0.2134]}, {"marker": {"maxdisplayed": 10}, "mode": "lines+markers", "name": "Trial169", "type": "scatter", "x": [1], "y": [0.1347]}], "layout": {"showlegend": false, "title": {"text": "Intermediate Values Plot"}, "xaxis": {"title": {"text": "Step"}}, "yaxis": {"title": {"text": "Intermediate Value"}}}}
